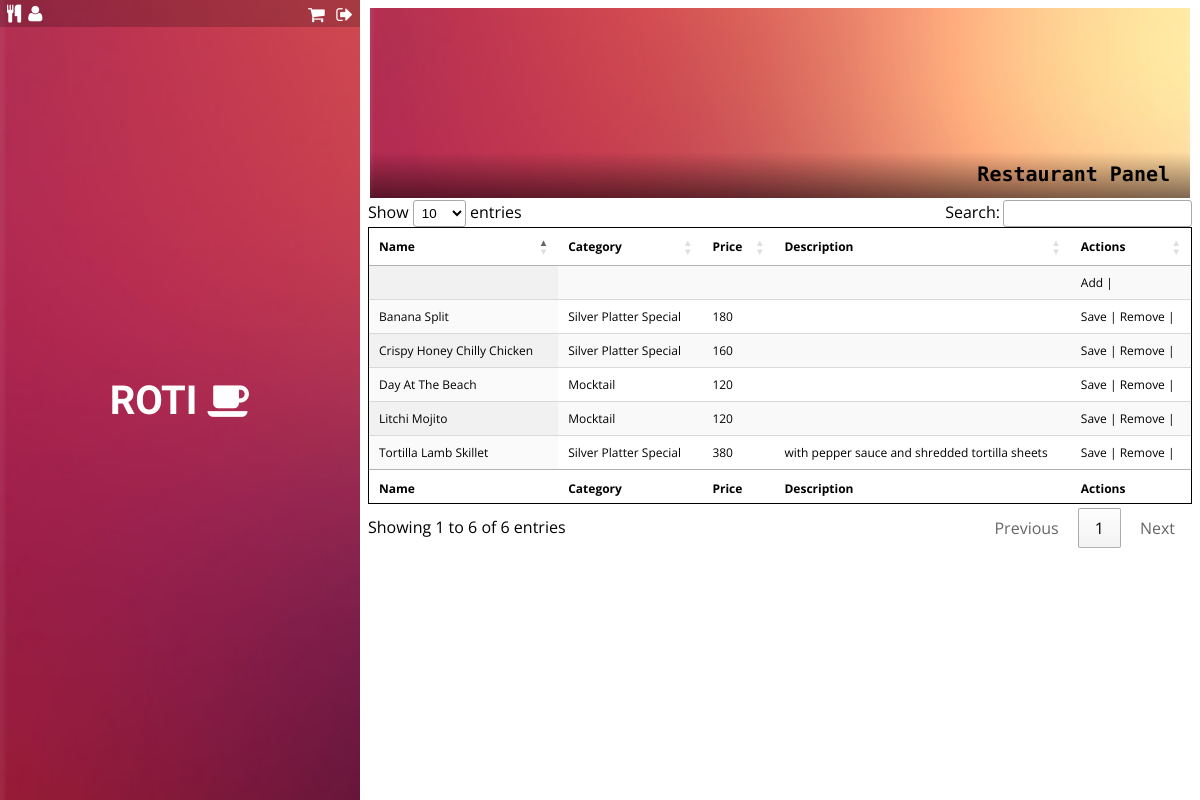
The app's page /menuEdit.php (signed in) with its own data.
### tables this page shows
CREATE TABLE `menu_item` (
  `price` int(11) NOT NULL,
  `category` varchar(50) NOT NULL,
  `description` varchar(100) NOT NULL,
  `id` int(11) NOT NULL,
  `name` varchar(50) NOT NULL,
  `rid` int(11) NOT NULL
);

### inc/generics.php (called while the page is built, shortened)
<?php
function createThumbnail($_TITLE = "", $_INFO = "", $_CLASS = "", $_ALT = "", $_IMAGE="", $_STYLE="" ,$_STYLE_ALT="", $_STYLE_GLIDER="", $_LINK=NULL, $_ID=NULL){
	include 'inc/thumbnail.php';
}
function getRecords($select, $from = NULL, $where = "1=1"){
	$con = $GLOBALS['con'];
	$arr = false;
	if($from == NULL){
		$data = mysqli_query($con, $select);
		if($data){
			$qualifiedColumnNames = array();
			foreach ($data->fetch_fields() as $columnMeta) {
			    $qualifiedColumnNames[] = "{$columnMeta->table}.{$columnMeta->name}";
			}
			$arr = [];
			$i=0;
			while ($row = $data->fetch_row()) {
			    $qualifiedRow = array_combine($qualifiedColumnNames, $row);
			    $arr[$i] = $qualifiedRow;
				$i++;
			}
		}
	}else{
		$query = "SELECT $select FROM $from WHERE $where";
		$arr = getRecords($query);
	}
	return $arr;
}
?>

### menuEdit.php (the view, shortened to what this page needs)
<?php include_once 'inc/generics.php' ?>
<?php include_once 'inc/header.php' ?>
<?php include_once 'inc/initThumbnail.php' ?>
<?php include_once 'inc/sidebar.php' ?>
<content>
<link rel="stylesheet" href="https://cdn.datatables.net/1.10.13/css/jquery.dataTables.min.css">
<?php
if(isset($_SESSION['rid']) && isset($_SESSION['rest'])){
	?>
	<table id="example" class="display stripe" cellspacing="0" width="100%" style="border:1px solid #000;font-size:12px;">
        <thead>
            <tr>
                <th>Name</th>
                <th>Category</th>
                <th>Price</th>
                <th>Description</th>
                <th>Actions</th>
            </tr>
        </thead>
        <tfoot>
            <tr>
                <th>Name</th>
                <th>Category</th>
                <th>Price</th>
                <th>Description</th>
                <th>Actions</th>
            </tr>
        </tfoot>
        <tbody>
        	<tr id = "mi-add">
        		<td contenteditable="true" class="name"></td>
        		<td contenteditable="true" class="category"></td>
        		<td contenteditable="true" class="price"></td>
        		<td contenteditable="true" class="description"></td>
        		<td><span class="mouse-clickable" onclick="meadd();">Add</span> | <span class="res"></span></td>
        	</tr>
            <?php
            $arr = getRecords("SELECT * FROM menu_item WHERE rid=".$_SESSION['rid']);
            foreach ($arr as $val) {
            	?>
            	<tr id = "mi-<?php echo $val['menu_item.id']; ?>">
            		<td contenteditable="true" class="name"><?php echo $val['menu_item.name']; ?></td>
            		<td contenteditable="true" class="category"><?php echo $val['menu_item.category']; ?></td>
            		<td contenteditable="true" class="price"><?php echo $val['menu_item.price']; ?></td>
            		<td contenteditable="true" class="description"><?php echo $val['menu_item.description']; ?></td>
            		<td><span class="mouse-clickable span-op" onclick="meop(<?php echo $val['menu_item.id']; ?>, 1);">Save</span> | <span class="mouse-clickable span-op" onclick="meop(<?php echo $val['menu_item.id']; ?>, -1);">Remove</span> | <span class="res"></span></td>
            	</tr>
            	<?php
            }
            ?>
        </tbody>
    </table>
	<?php
}else{
	header("LOCATION: rest.php");
}
?>
</content>
<?php include_once 'inc/footer.php' ?>

### style/main.css (style rules this page uses)
body { text-align: center; font-family: 'Open Sans', sans-serif; font-weight: 400; font-style: normal; font-size: 16px; }
.content-loader>content { transition: all 0.2s ease-in-out; overflow: visible; display: block; width: auto; margin: 0 auto; }
.mouse-clickable { cursor: pointer; }

### style/sidebar.css (style rules this page uses)
body { padding-left: 30%; }

### records on screen
menu_item: name "Crispy Honey Chilly Chicken", category "Silver Platter Special", price "160"
menu_item: name "Tortilla Lamb Skillet", category "Silver Platter Special", price "380", description "with pepper sauce and shredded tortilla sheets"
menu_item: name "Banana Split", category "Silver Platter Special", price "180"
menu_item: name "Day At The Beach", category "Mocktail", price "120"
menu_item: name "Litchi Mojito", category "Mocktail", price "120"

### other values on screen
$_TITLE "Restaurant Panel"
